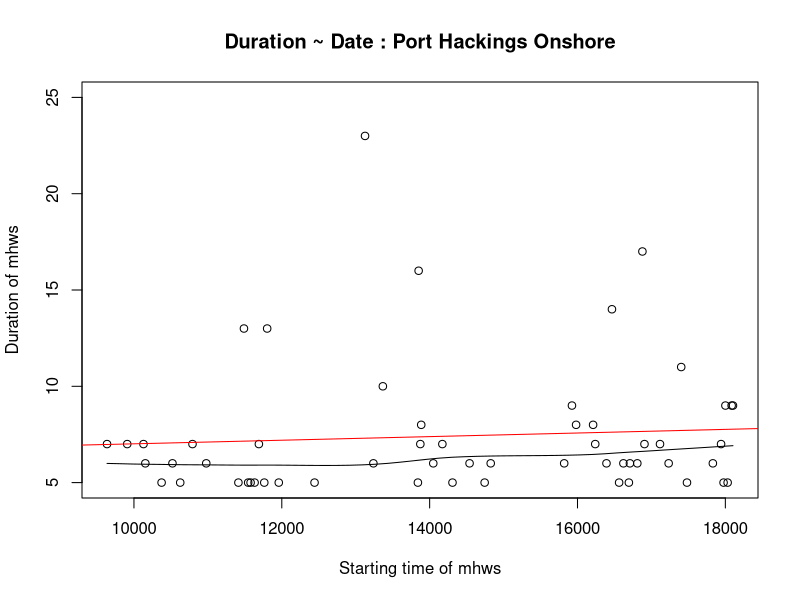
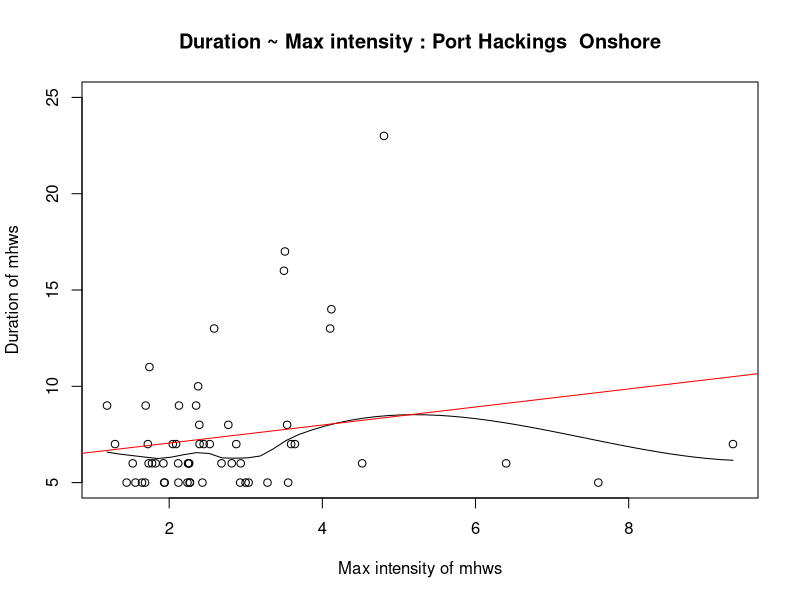
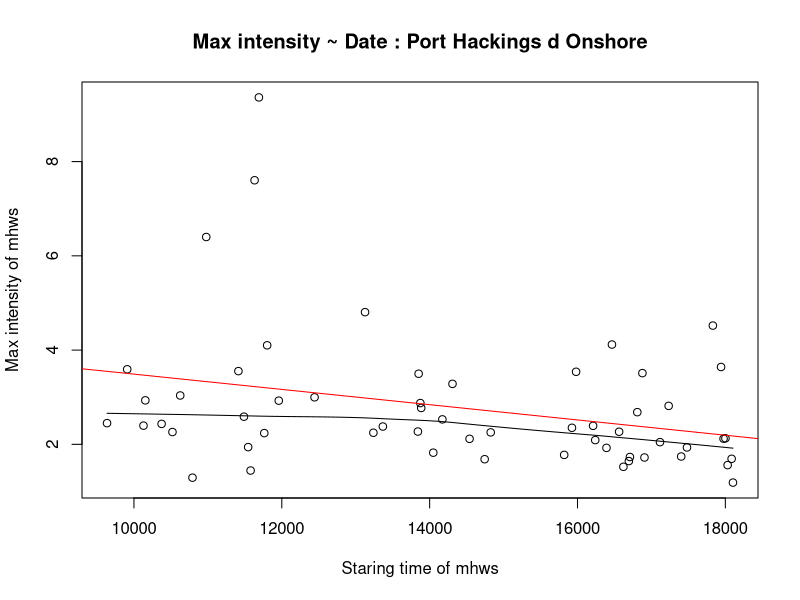
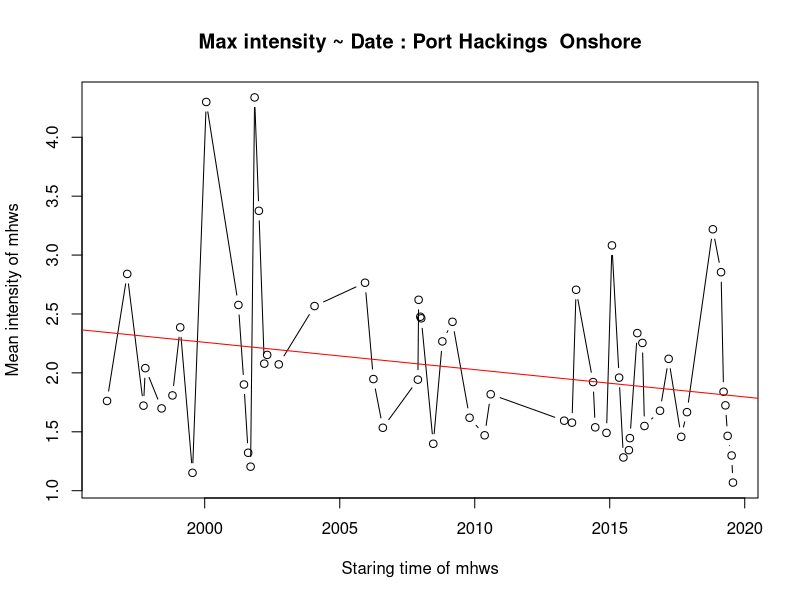
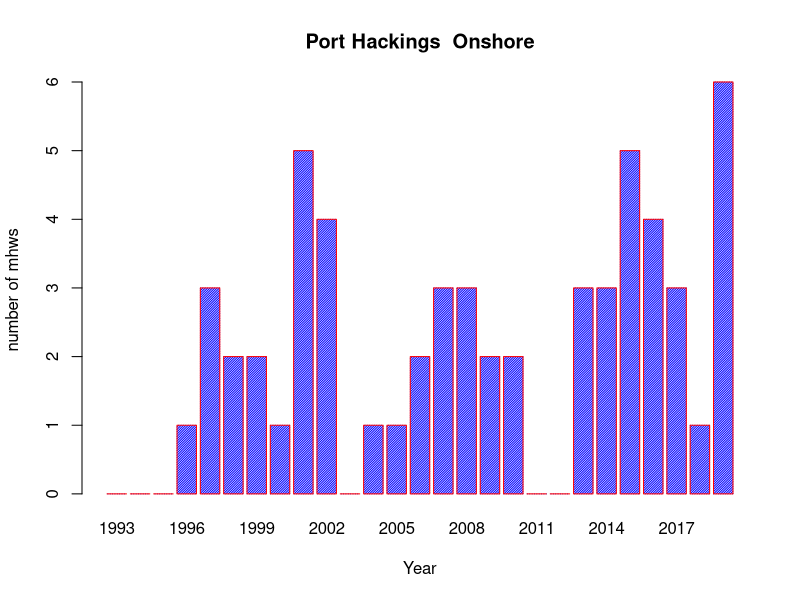
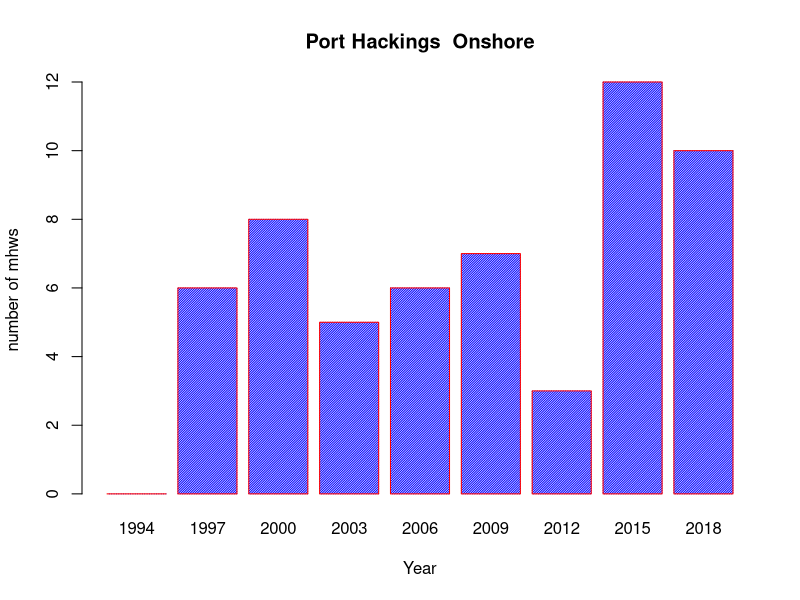
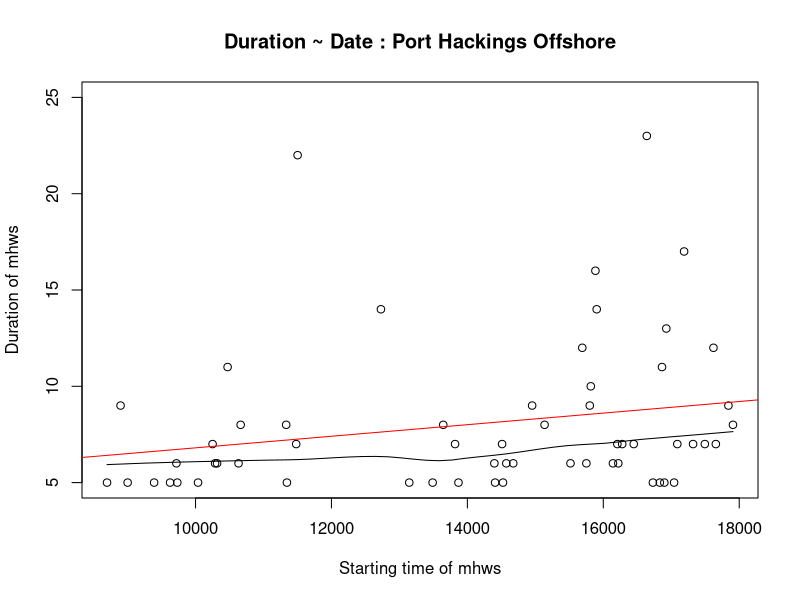
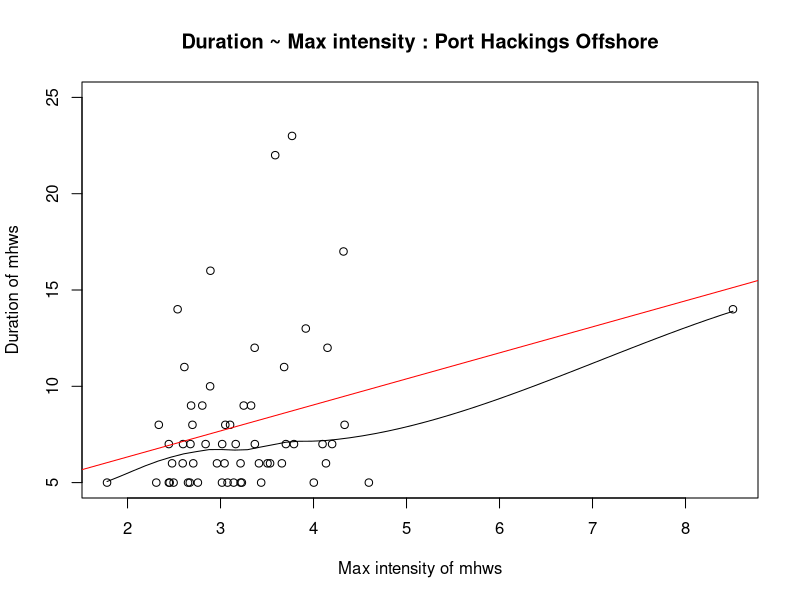

The R script that drew these images, in order:

#############################################
#                                           #
#                                           #
#                                           #
#                onshore                    #
#                                           #
#                                           #
#                                           #
#############################################
mhws_onshore = read.csv("Port_Hacking_onshore_biased_analys.csv",header = TRUE,colClasses=c("numeric","Date","Date","numeric","Date","numeric","numeric","numeric"))
mhws_freq_3year = read.csv("average_3_year_Port_Hacking_onshore_biased_analys.csv",header = TRUE)
mhws_freq_peryear = read.csv("average_per_year_Port_Hacking_onshore_biased_analys.csv",header = TRUE)

#plot of duration against date
scatter.smooth(x=mhws_onshore$time_start, y=mhws_onshore$duration,xlab="Starting time of mhws",ylab="Duration of mhws",main="Duration ~ Date : Port Hackings Onshore",ylim=c(5,25))
Duration_vs_date <- lm(mhws_onshore$duration ~ mhws_onshore$time_start,subset=(mhws_onshore$duration < 25))
abline(Duration_vs_date,col="red")



#plot of duration against intensity
scatter.smooth(x=mhws_onshore$max_intensity, y=mhws_onshore$duration,xlab="Max intensity of mhws",ylab="Duration of mhws",main="Duration ~ Max intensity : Port Hackings  Onshore",ylim=c(5,25))
Duration_vs_mean_intensity <- lm(mhws_onshore$duration ~ mhws_onshore$max_intensity,subset=(mhws_onshore$duration < 25))
abline(Duration_vs_mean_intensity,col="red")


#plot of max intensity against date
scatter.smooth(x=mhws_onshore$time_start, y=mhws_onshore$max_intensity,xlab="Staring time of mhws",ylab="Max intensity of mhws",main="Max intensity ~ Date : Port Hackings d Onshore")
Max_intensity_vs_date <- lm(mhws_onshore$max_intensity ~ mhws_onshore$time_start)
abline(Max_intensity_vs_date,col="red")



#plot of mean intensity against date
plot(x=mhws_onshore$time_start, y=mhws_onshore$mean_intensity,xlab="Staring time of mhws",ylab="Mean intensity of mhws",main="Max intensity ~ Date : Port Hackings  Onshore",type="b")
Mean_intensity_vs_date <- lm(mhws_onshore$mean_intensity ~ mhws_onshore$time_start)
abline(Mean_intensity_vs_date,col="red")


barplot(as.table(setNames(mhws_freq_peryear$frequency,mhws_freq_peryear$start_year)),xlab="Year",ylab="number of mhws",main="Port Hackings  Onshore",border="red",col="blue",density=60)

barplot(as.table(setNames(mhws_freq_3year$frequency,mhws_freq_3year$centre_year)),xlab="Year",ylab="number of mhws",main="Port Hackings  Onshore",border="red",col="blue",density=60)



#############################################
#                                           #
#                                           #
#                                           #
#                offshore                   #
#                                           #
#                                           #
#                                           #
#############################################

mhws_offshore = read.csv("Port_Hacking_offshore_biased_analys.csv",header = TRUE,colClasses=c("numeric","Date","Date","numeric","Date","numeric","numeric","numeric"))
mhws_freq_3year_off = read.csv("average_3_year_Port_Hacking_offshore_biased_analys.csv",header = TRUE)
mhws_freq_peryear_off = read.csv("average_per_year_Port_Hacking_offshore_biased_analys.csv",header = TRUE)

#plot of duration against date
scatter.smooth(x=mhws_offshore$time_start, y=mhws_offshore$duration,xlab="Starting time of mhws",ylab="Duration of mhws",main="Duration ~ Date : Port Hackings Offshore",ylim=c(5,25))
Duration_vs_date <- lm(mhws_offshore$duration ~ mhws_offshore$time_start,subset=(mhws_offshore$duration < 25))
abline(Duration_vs_date,col="red")



#plot of duration against intensity
scatter.smooth(x=mhws_offshore$max_intensity, y=mhws_offshore$duration,xlab="Max intensity of mhws",ylab="Duration of mhws",main="Duration ~ Max intensity : Port Hackings Offshore",ylim=c(5,25))
Duration_vs_mean_intensity_off <- lm(mhws_offshore$duration ~ mhws_offshore$max_intensity,subset=(mhws_offshore$duration < 25))
abline(Duration_vs_mean_intensity_off,col="red")


#plot of max intensity against date
scatter.smooth(x=mhws_offshore$time_start, y=mhws_offshore$max_intensity,xlab="Staring time of mhws",ylab="Max intensity of mhws",main="Max intensity ~ Date : Port Hackings Offshore")
Max_intensity_vs_date_off <- lm(mhws_offshore$max_intensity ~ mhws_offshore$time_start)
abline(Max_intensity_vs_date_off,col="red")



#plot of mean intensity against date
plot(x=mhws_onshore$time_start, y=mhws_onshore$mean_intensity,xlab="Staring time of mhws",ylab="Mean intensity of mhws",main="Max intensity ~ Date : Port Hackings Offshore",type="b")
Mean_intensity_vs_date_off <- lm(mhws_offshore$mean_intensity ~ mhws_offshore$time_start)
abline(Mean_intensity_vs_date_off,col="red")


barplot(as.table(setNames(mhws_freq_peryear_off$frequency,mhws_freq_peryear_off$start_year)),xlab="Year",ylab="number of mhws",main="Port Hackings Offshore",border="red",col="blue",density=60)

barplot(as.table(setNames(mhws_freq_3year_off$frequency,mhws_freq_3year_off$centre_year)),xlab="Year",ylab="number of mhws",main="Port Hackings Offshore",border="red",col="blue",density=60)
